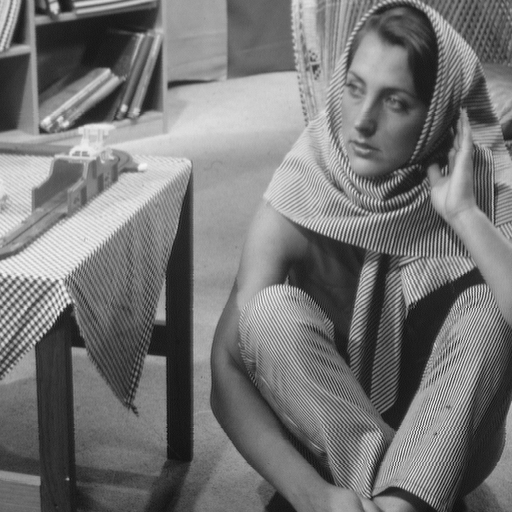
#> input picture images/barbara.png, 512 x 512 px
$ python train.py
#> lines starting #> are read from the running program, lines starting #| are printed output that depends on the picture
### utils.py
import numpy as np


def dctii(v, normalized=True, sampling_factor=None):
    """
    Computes the inverse discrete cosine transform of type II,
    cf. https://en.wikipedia.org/wiki/Discrete_cosine_transform#DCT-II

    Args:
        v: Input vector to transform
        normalized: Normalizes the output to make output orthogonal
        sampling_factor: Can be used to "oversample" the input to create overcomplete dictionaries

    Returns:
        Discrete cosine transformed vector
    """
    n = v.shape[0]
    K = sampling_factor if sampling_factor else n
    y = np.array([sum(np.multiply(v, np.cos((0.5 + np.arange(n)) * k * np.pi / K))) for k in range(K)])
    if normalized:
        y[0] = 1 / np.sqrt(2) * y[0]
        y = np.sqrt(2 / n) * y
    return y


def dictionary_from_transform(transform, n, K, normalized=True, inverse=True):

    H = np.zeros((K, n))
    for i in range(n):
        v = np.zeros(n)
        v[i] = 1.0
        H[:, i] = transform(v, sampling_factor=K)
    if inverse:
        H = H.T
    return np.kron(H.T, H.T)


def overcomplete_idctii_dictionary(n, K):

    if K > n:
        return dictionary_from_transform(dctii, n, K, inverse=False)
    else:
        raise ValueError("K needs to be larger than n.")


def unitary_idctii_dictionary(n):

    return dictionary_from_transform(dctii, n, n, inverse=False)

### dictionaries.py
import warnings
import numpy as np

from utils import *


class Dictionary:

    def __init__(self, matrix):
        self.matrix = np.array(matrix)
        self.shape = matrix.shape

    def __getitem__(self, item):
        return self.matrix[item]

    # [19 lines left out: functions is_unitary, is_normalized, as_patches, not called in this run]

    def mutual_coherence(self):

        return np.max(self._mutual_coherence(self.matrix))

    # [39 lines left out: functions _mutual_coherence, to_img, not called in this run]


class DCTDictionary(Dictionary):
    """
    A Dictionary based on the IDCT-II transform
    """

    def __init__(self, n, K):
        if n == K:
            D = unitary_idctii_dictionary(n)
        elif n < K:
            D = overcomplete_idctii_dictionary(n, K)
        else:
            raise ValueError("K has to be as least as large as n.")
        super().__init__(D)

### train.py
import matplotlib.pyplot as plt
from inpainting import KSVDImageInpainting
from pursuits import MatchingPursuit
from dictionaries import DCTDictionary
from sklearn.feature_extraction.image import extract_patches_2d
import imageio
import numpy as np
import argparse

parser = argparse.ArgumentParser()
parser.add_argument('-p', '--patch_size', type=int,
                        default=16, help='Patch Size')
parser.add_argument('-s', '--input_size', type=int,
                        default=64, help='Size of input image')
parser.add_argument('-i', '--image_dir', type=str,
                        default="./images/barbara.png", help='Image Directory')
parser.add_argument('-d', '--dict_dir', type=str,
                        default="./dictionary/dictionary.npy", help='Dictionary Directory')
parser.add_argument('-ds', '--dict_size', type=int,
                        default=24, help='Size of dictionary')
parser.add_argument('-sp', '--sparsity', type=int,
                        default=4, help='Sparsity constraint')
parser.add_argument('-n', '--n_iter', type=int,
                        default=15, help='Num of iterations')
parser.add_argument('-t', '--train', type=int,
                        default=1, help='Training mode')
parser.add_argument('-sd', '--save_dic', type=int,
                        default=1, help='Training mode')

args = parser.parse_args()

if not args.train:
    args.n_iter = 0

barbara = imageio.imread("./images/barbara.png").astype('float32')[0:args.input_size,0:args.input_size]
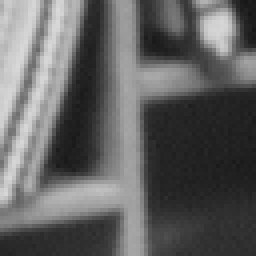
#> barbara: shape (64, 64) float32 (shown 4 times larger); min 22, max 217, mean 98
barbara = np.array(barbara, dtype=np.float32)

boat = imageio.imread("./images/boat.png").astype('float32')[0:args.input_size,0:args.input_size]
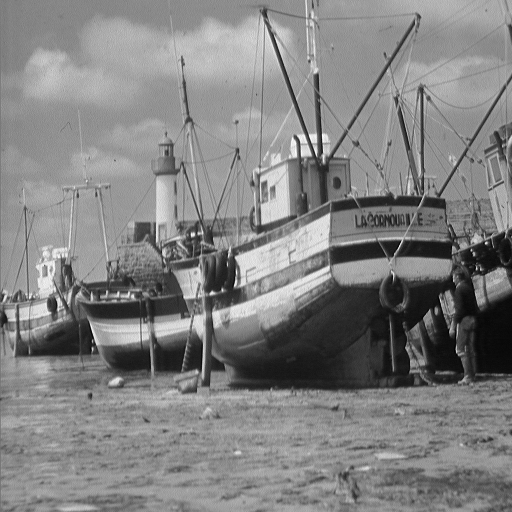
#> input picture images/boat.png, 512 x 512 px
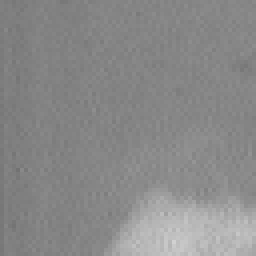
#> boat: shape (64, 64) float32 (shown 4 times larger); min 114, max 209, mean 137.6
boat = np.array(boat, dtype=np.float32)

girlface = imageio.imread("./images/girlface.bmp").astype('float32')[0:args.input_size,0:args.input_size]
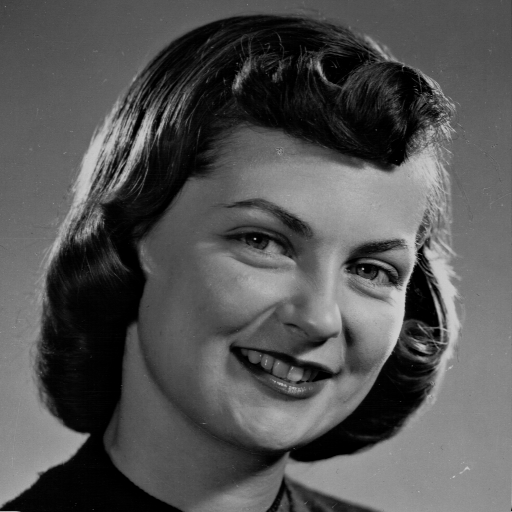
#> input picture images/girlface.bmp, 512 x 512 px
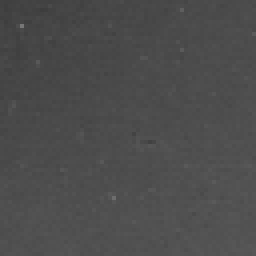
#> girlface: shape (64, 64) float32 (shown 4 times larger); min 61, max 119, mean 76.5
girlface = np.array(girlface, dtype=np.float32)

# set patch size
patch_size = args.patch_size


# initialize denoiser
initial_dictionary = DCTDictionary(patch_size, args.dict_size)
#> (the run stopped early here; a loop or call above may not have finished)
